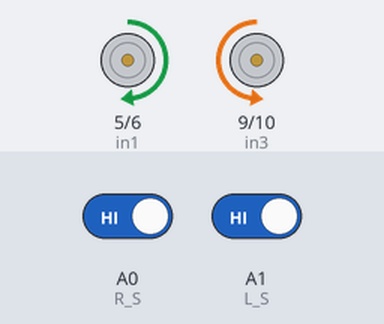
The sketch below on a simulated Arduino Uno, built with avr-gcc and run on an emulated ATmega328P. Parts: motor-driver pin pairs drawn as motors (green arrow = first pin HIGH = forward, orange = second pin HIGH = backward, longer = more drive, scaled by the enable pin). The inputs (shaded band) are chosen by the test bench; at power-on: A0 (R_S) HIGH, A1 (L_S) HIGH.

Above: at 2.2 s.
2.3 s: A0 (R_S) driven LOW
At 2.6 s:
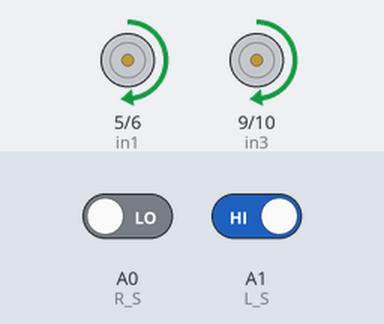
3.8 s: A0 (R_S) driven HIGH
At 4.9 s:
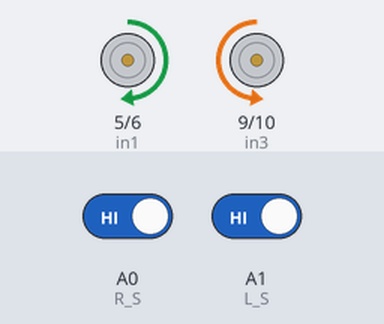
5.3 s: A1 (L_S) driven LOW
At 6.1 s:
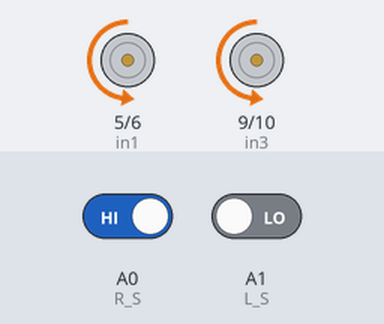
6.8 s: A1 (L_S) driven HIGH
At 7.2 s:
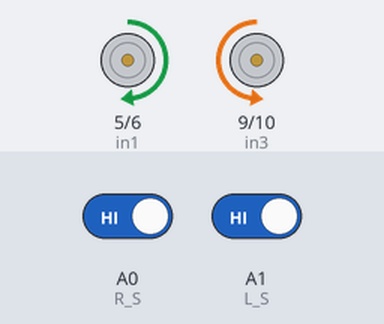
Timing chart, 0 to 9.3 s (numbered marks = the images above; inputs shaded):
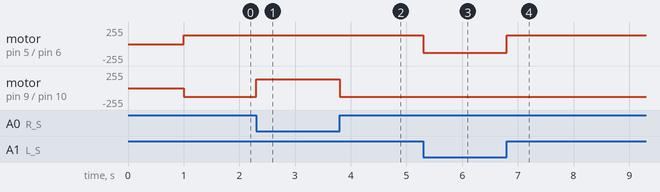

The sketch:

duong_den_thay_doi.ino
```cpp
#define enA 3//Enable1 L298 Pin enA
#define in1 5 //Motor1 L298 Pin in1
#define in2 6 //Motor1 L298 Pin in1
#define in3 9 //Motor2 L298 Pin in1
#define in4 10 //Motor2 L298 Pin in1
#define enB 11//Enable2 L298 Pin enB

#define R_S A0 //ir sensor Right
#define L_S A1 //ir sensor Left

void setup(){ // put your setup code here, to run once

pinMode(R_S, INPUT); // declare if sensor as input
pinMode(L_S, INPUT); // declare ir sensor as input

pinMode(enA, OUTPUT); // declare as output for L298 Pin enA
pinMode(in1, OUTPUT); // declare as output for L298 Pin in1
pinMode(in2, OUTPUT); // declare as output for L298 Pin in2
pinMode(in3, OUTPUT); // declare as output for L298 Pin in3
pinMode(in4, OUTPUT); // declare as output for L298 Pin in4
pinMode(enB, OUTPUT); // declare as output for L298 Pin enB

analogWrite(enA, 130); // Write The Duty Cycle 0 to 255 Enable Pin A for Motor1 Speed
analogWrite(enB, 130); // Write The Duty Cycle 0 to 255 Enable Pin B for Motor2 Speed
delay(1000);
}
void loop(){
if((digitalRead(R_S) == 0)&&(digitalRead(L_S) == 0)){forword();} //if Right Sensor and Left Sensor are at White color then it will call forword function

if((digitalRead(R_S) == 1)&&(digitalRead(L_S) == 0)){turnRight();} //if Right Sensor is Black and Left Sensor is White then it will call turn Right function

if((digitalRead(R_S) == 0)&&(digitalRead(L_S) == 1)){turnLeft();} //if Right Sensor is White and Left Sensor is Black then it will call turn Left function

if((digitalRead(R_S) == 1)&&(digitalRead(L_S) == 1)){

  forword();
  } //if Right Sensor and Left Sensor are at Black color then it will call Stop function
}

void forword(){ //forword
digitalWrite(in1, HIGH); //Right Motor forword Pin
digitalWrite(in2, LOW); //Right Motor backword Pin
digitalWrite(in3, LOW); //Left Motor backword Pin
digitalWrite(in4, HIGH); //Left Motor forword Pin
}

void turnRight(){ //turnRight
digitalWrite(in1, LOW); //Right Motor forword Pin
digitalWrite(in2, HIGH); //Right Motor backword Pin
digitalWrite(in3, LOW); //Left Motor backword Pin
digitalWrite(in4, HIGH); //Left Motor forword Pin
}

void turnLeft(){ //turnLeft
digitalWrite(in1, HIGH); //Right Motor forword Pin
digitalWrite(in2, LOW); //Right Motor backword Pin
digitalWrite(in3, HIGH); //Left Motor backword Pin
digitalWrite(in4, LOW); //Left Motor forword Pin
}

void Stop(){ //stop
digitalWrite(in1, LOW); //Right Motor forword Pin
digitalWrite(in2, LOW); //Right Motor backword Pin
digitalWrite(in3, LOW); //Left Motor backword Pin
digitalWrite(in4, LOW); //Left Motor forword Pin
}
```

Measured:
- after the input at 2.3 s, motor on pin 9 (in3) / pin 10 (in4): backward 130/255 → forward 130/255 at once
- after the input at 3.8 s, motor on pin 9 (in3) / pin 10 (in4): forward 130/255 → backward 130/255 at once
- after the input at 5.3 s, motor on pin 5 (in1) / pin 6 (in2): forward 130/255 → backward 130/255 at once
- after the input at 6.8 s, motor on pin 5 (in1) / pin 6 (in2): backward 130/255 → forward 130/255 at once
